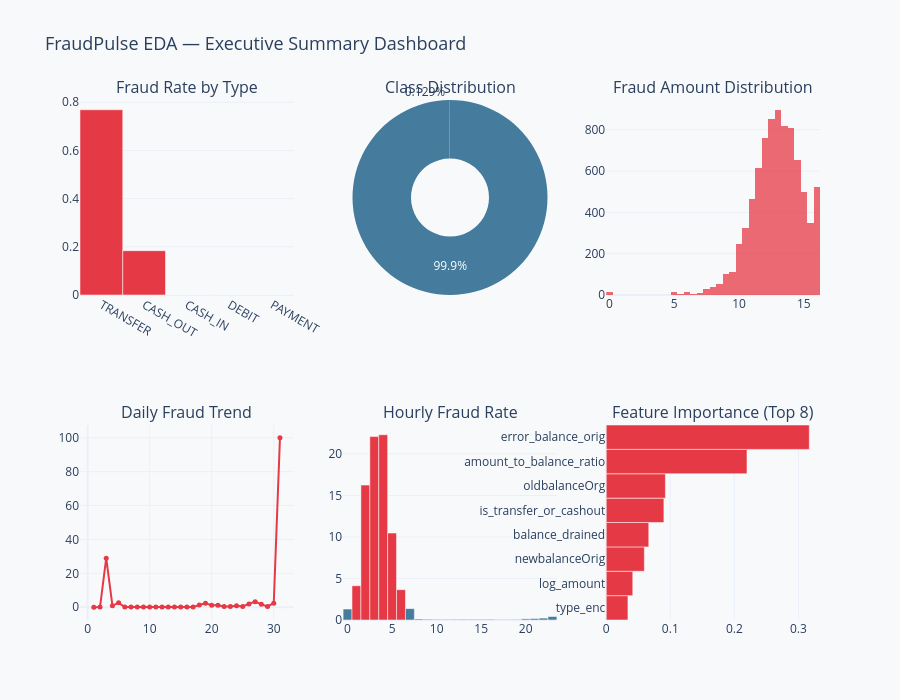

Write notebook code for a chart like this one.
### Markdown cell above
### 10.2 Final Analytical Dashboard

### Code cell
fig = make_subplots(
    rows=2, cols=3,
    subplot_titles=[
        'Fraud Rate by Type',
        'Class Distribution',
        'Fraud Amount Distribution',
        'Daily Fraud Trend',
        'Hourly Fraud Rate',
        'Feature Importance (Top 8)'
    ],
    specs=[
        [{'type': 'bar'}, {'type': 'pie'}, {'type': 'histogram'}],
        [{'type': 'scatter'}, {'type': 'bar'}, {'type': 'bar'}]
    ]
)

# 1. Fraud rate by type
fig.add_trace(go.Bar(
    x=type_fraud.index,
    y=type_fraud['fraud_rate_pct'],
    marker_color=[FRAUD_COLOR if r > 0 else LEGIT_COLOR for r in type_fraud['fraud_rate']],
    name='Fraud Rate %'
), row=1, col=1)

# 2. Class pie
fig.add_trace(go.Pie(
    labels=['Legitimate', 'Fraud'],
    values=fraud_counts.values,
    marker_colors=[LEGIT_COLOR, FRAUD_COLOR],
    hole=0.4,
    name='Class'
), row=1, col=2)

# 3. Fraud amount histogram
fig.add_trace(go.Histogram(
    x=np.log1p(fraud_df['amount']),
    nbinsx=60,
    marker_color=FRAUD_COLOR,
    opacity=0.75,
    name='Fraud Amount'
), row=1, col=3)

# 4. Daily fraud trend
fig.add_trace(go.Scatter(
    x=daily['day'], y=daily['fraud_rate'],
    mode='lines+markers',
    marker=dict(size=5, color=FRAUD_COLOR),
    line=dict(color=FRAUD_COLOR, width=2),
    name='Daily Fraud Rate'
), row=2, col=1)

# 5. Hourly fraud rate
fig.add_trace(go.Bar(
    x=hourly['hour_of_day'], y=hourly['fraud_rate'],
    marker_color=[FRAUD_COLOR if r > hourly['fraud_rate'].mean() else LEGIT_COLOR
                  for r in hourly['fraud_rate']],
    name='Hourly Fraud Rate'
), row=2, col=2)

# 6. Feature importance (top 8)
top8 = importances.sort_values(ascending=False).head(8).iloc[::-1]
fig.add_trace(go.Bar(
    x=top8.values, y=top8.index,
    orientation='h',
    marker_color=FRAUD_COLOR,
    name='Importance'
), row=2, col=3)

fig.update_layout(
    height=700,
    title_text='FraudPulse EDA — Executive Summary Dashboard',
    title_font_size=18,
    showlegend=False,
    template='plotly_white',
    paper_bgcolor=BG_COLOR,
    plot_bgcolor=BG_COLOR
)

fig.show()
print('\nEDA complete. All insights documented and features validated for the FraudPulse ML pipeline.')

### Figure 1 — Plotly figure (JSON) as saved in the notebook; plotly's stock layout.template omitted (floating-point values rounded to 4 significant figures; data arrays with more than 128 entries replaced by an {"elided": "..."} marker saying what was removed)
{"data": [{"marker": {"color": ["#E63946", "#E63946", "#457B9D", "#457B9D", "#457B9D"]}, "name": "Fraud Rate %", "type": "bar", "x": ["TRANSFER", "CASH_OUT", "CASH_IN", "DEBIT", "PAYMENT"], "xaxis": "x", "y": [0.7688, 0.184, 0.0, 0.0, 0.0], "yaxis": "y"}, {"domain": {"x": [0.3556, 0.6444], "y": [0.625, 1]}, "hole": 0.4, "labels": ["Legitimate", "Fraud"], "marker": {"colors": ["#457B9D", "#E63946"]}, "name": "Class", "type": "pie", "values": [6354407, 8213]}, {"marker": {"color": "#E63946"}, "name": "Fraud Amount", "nbinsx": 60, "opacity": 0.75, "type": "histogram", "x": {"elided": "8213 float values"}, "xaxis": "x2", "yaxis": "y2"}, {"line": {"color": "#E63946", "width": 2}, "marker": {"color": "#E63946", "size": 5}, "mode": "lines+markers", "name": "Daily Fraud Rate", "type": "scatter", "x": [1, 2, 3, 4, 5, 6, 7, 8, 9, 10, 11, 12, 13, 14, 15, 16, 17, 18, 19, 20, 21, 22, 23, 24, 25, 26, 27, 28, 29, 30, 31], "xaxis": "x3", "y": [0.04719, 0.06788, 28.97, 0.9278, 2.574, 0.0517, 0.06467, 0.06183, 0.06102, 0.07177, 0.0627, 0.0852, 0.05647, 0.06183, 0.0623, 0.06709, 0.07516, 1.276, 2.265, 1.196, 1.106, 0.4791, 0.4234, 0.856, 0.4148, 1.959, 3.264, 1.692, 0.4737, 2.374, 100.0], "yaxis": "y3"}, {"marker": {"color": ["#457B9D", "#E63946", "#E63946", "#E63946", "#E63946", "#E63946", "#E63946", "#457B9D", "#457B9D", "#457B9D", "#457B9D", "#457B9D", "#457B9D", "#457B9D", "#457B9D", "#457B9D", "#457B9D", "#457B9D", "#457B9D", "#457B9D", "#457B9D", "#457B9D", "#457B9D", "#457B9D"]}, "name": "Hourly Fraud Rate", "type": "bar", "x": [0, 1, 2, 3, 4, 5, 6, 7, 8, 9, 10, 11, 12, 13, 14, 15, 16, 17, 18, 19, 20, 21, 22, 23], "xaxis": "x4", "y": [1.32, 4.125, 16.24, 22.08, 22.3, 10.47, 3.649, 1.367, 0.1203, 0.08808, 0.07265, 0.07013, 0.07386, 0.08029, 0.08184, 0.07812, 0.08024, 0.05909, 0.05279, 0.0614, 0.14, 0.1804, 0.2287, 0.4191], "yaxis": "y4"}, {"marker": {"color": "#E63946"}, "name": "Importance", "orientation": "h", "type": "bar", "x": [0.0339, 0.04143, 0.05951, 0.0664, 0.09001, 0.09236, 0.2197, 0.317], "xaxis": "x5", "y": ["type_enc", "log_amount", "newbalanceOrig", "balance_drained", "is_transfer_or_cashout", "oldbalanceOrg", "amount_to_balance_ratio", "error_balance_orig"], "yaxis": "y5"}], "layout": {"annotations": [{"font": {"size": 16}, "showarrow": false, "text": "Fraud Rate by Type", "x": 0.1444, "xanchor": "center", "xref": "paper", "y": 1, "yanchor": "bottom", "yref": "paper"}, {"font": {"size": 16}, "showarrow": false, "text": "Class Distribution", "x": 0.5, "xanchor": "center", "xref": "paper", "y": 1, "yanchor": "bottom", "yref": "paper"}, {"font": {"size": 16}, "showarrow": false, "text": "Fraud Amount Distribution", "x": 0.8556, "xanchor": "center", "xref": "paper", "y": 1, "yanchor": "bottom", "yref": "paper"}, {"font": {"size": 16}, "showarrow": false, "text": "Daily Fraud Trend", "x": 0.1444, "xanchor": "center", "xref": "paper", "y": 0.375, "yanchor": "bottom", "yref": "paper"}, {"font": {"size": 16}, "showarrow": false, "text": "Hourly Fraud Rate", "x": 0.5, "xanchor": "center", "xref": "paper", "y": 0.375, "yanchor": "bottom", "yref": "paper"}, {"font": {"size": 16}, "showarrow": false, "text": "Feature Importance (Top 8)", "x": 0.8556, "xanchor": "center", "xref": "paper", "y": 0.375, "yanchor": "bottom", "yref": "paper"}], "height": 700, "paper_bgcolor": "#F8F9FA", "plot_bgcolor": "#F8F9FA", "showlegend": false, "title": {"font": {"size": 18}, "text": "FraudPulse EDA — Executive Summary Dashboard"}, "xaxis": {"anchor": "y", "domain": [0, 0.2889]}, "xaxis2": {"anchor": "y2", "domain": [0.7111, 1]}, "xaxis3": {"anchor": "y3", "domain": [0, 0.2889]}, "xaxis4": {"anchor": "y4", "domain": [0.3556, 0.6444]}, "xaxis5": {"anchor": "y5", "domain": [0.7111, 1]}, "yaxis": {"anchor": "x", "domain": [0.625, 1]}, "yaxis2": {"anchor": "x2", "domain": [0.625, 1]}, "yaxis3": {"anchor": "x3", "domain": [0, 0.375]}, "yaxis4": {"anchor": "x4", "domain": [0, 0.375]}, "yaxis5": {"anchor": "x5", "domain": [0, 0.375]}}}
